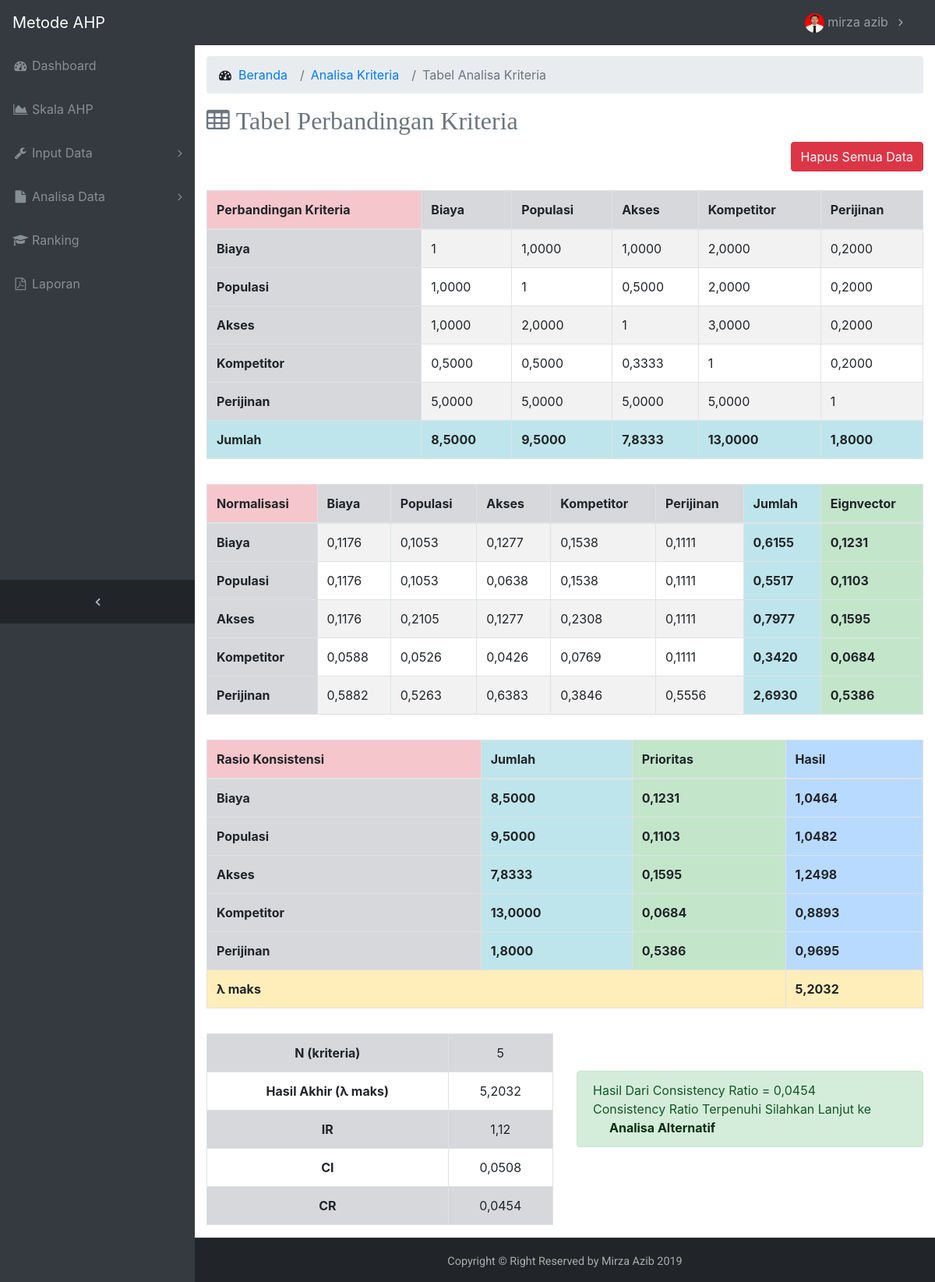
Page /login/main/index.php?halaman=analisa_kriteria-tabel (signed in) on the committed database.
### tables this page shows
CREATE TABLE `users` (
  `id_pengguna` varchar(6) NOT NULL,
  `nama` varchar(30) NOT NULL,
  `role` enum('Admin','Member') NOT NULL,
  `username` varchar(20) NOT NULL,
  `password` varchar(32) NOT NULL,
  `foto` varchar(20) NOT NULL
);

CREATE TABLE `data_kriteria` (
  `id_kriteria` varchar(3) NOT NULL,
  `nama_kriteria` varchar(20) NOT NULL,
  `jumlah_kriteria` double NOT NULL,
  `bobot_kriteria` double NOT NULL
);

CREATE TABLE `analisa_kriteria` (
  `kriteria_pertama` varchar(2) NOT NULL,
  `nilai_analisa_kriteria` double NOT NULL,
  `hasil_analisa_kriteria` double NOT NULL,
  `kriteria_kedua` varchar(2) NOT NULL
);

### login/includes/profile_inc.php (called while the page is built, shortened)
<?php
class Profile {
	private $conn;
	private $table_name= "users";
	public $id;
	public function __construct($db) {
			$this->conn = $db;
	}
	function read() {
		$query = "SELECT * FROM {$this->table_name} WHERE id_pengguna=? LIMIT 0,1";
		$stmt = $this->conn->prepare($query);
		$stmt->bindParam(1, $this->id);
		$stmt->execute();
		$row = $stmt->fetch(PDO::FETCH_ASSOC);
		$this->foto = $row['foto'];
	}
}
?>

### login/includes/bobot_inc.php (called while the page is built, shortened)
<?php
class Bobot {
	private $conn;
	private $table_name = "analisa_kriteria";
	public function __construct($db) {
		$this->conn = $db;
	}
	function readAll1($a, $b) {
		$query = "SELECT * FROM {$this->table_name} WHERE kriteria_pertama = '$a' AND kriteria_kedua = '$b' LIMIT 0,1";
		$stmt = $this->conn->prepare( $query );
		$stmt->execute();
		$row = $stmt->fetch(PDO::FETCH_ASSOC);
		$this->kp = $row['nilai_analisa_kriteria'];
	}
	function readAll2() {
		$query = "SELECT * FROM data_kriteria";
		$stmt = $this->conn->prepare( $query );
		$stmt->execute();
		return $stmt;
	}
	function countAll() {
		$query = "SELECT * FROM data_kriteria";
		$stmt = $this->conn->prepare( $query );
		$stmt->execute();
		return $stmt->rowCount();
	}
	function readSum1($a) {
		$query = "SELECT sum(nilai_analisa_kriteria) AS jumkr FROM {$this->table_name} WHERE kriteria_kedua='$a'";
		$stmt = $this->conn->prepare( $query );
		$stmt->execute();
		$row = $stmt->fetch(PDO::FETCH_ASSOC);
		$this->nak = $row['jumkr'];
	}
	function getIr($n) {
		switch ($n) {
		case 5:
			$r = 1.12;
			break;
		}
		return $r;
	}
	function readSum2($a) {
		$query = "SELECT sum(hasil_analisa_kriteria) AS jumlah FROM {$this->table_name} WHERE kriteria_pertama='$a'";
		$stmt = $this->conn->prepare( $query );
		$stmt->execute();
		$row = $stmt->fetch(PDO::FETCH_ASSOC);
		$this->hak = $row['jumlah'];
	}
}

### login/main/analisa_kriteria-tabel.php (the view, shortened to what this page needs)
<?php
include_once('../includes/bobot_inc.php');
$conn = new Config();
$db = $conn->getConnection();
$bobotObj = new Bobot($db);
$count = $bobotObj->countAll();
?>
<div class="row">
	<div class="col-xs-12 col-sm-12 col-md-12">
  	<ol class="breadcrumb">
		  <li class="breadcrumb-item"><i class="fa fa-dashboard"></i> <a href="index.php">&nbspBeranda</a></li>
		  <li class="breadcrumb-item"><a href="index.php?halaman=analisa_kriteria">Analisa Kriteria</a></li>
		  <li class="breadcrumb-item active">Tabel Analisa Kriteria</li>
		</ol>
    <h2 class="page-header head-font text-muted">
        <span class="fa fa-table"></span>&nbspTabel Perbandingan Kriteria
    </h2>
  </div>
</div>
<div class="row">
  <div class="col-12 text-right">
    <form method="post">
      <button name="hapus" class="btn btn-danger">Hapus Semua Data</button>
    </form>
  </div>
</div>
<div class="row">
  <div class="col-xs-12 col-sm-12 col-md-12">
		<br/>
		<div class="table-responsive mb-3">
			<table class="table table-striped table-bordered table-hover">
				<thead>
					<tr>
						<th class="table-danger">Perbandingan Kriteria</th>
						<?php $bobots1 = $bobotObj->readAll2(); while ($row = $bobots1->fetch(PDO::FETCH_ASSOC)): ?>
						<th class="table-secondary"><?=$row['nama_kriteria'] ?></th>
						<?php endwhile; ?>
					</tr>
				</thead>
				<tbody>
					<?php $bobots2 = $bobotObj->readAll2(); while ($baris = $bobots2->fetch(PDO::FETCH_ASSOC)): ?>
						<tr>
							<th class="table-secondary active"><?=$baris['nama_kriteria'] ?></th>
							<?php $bobots3 = $bobotObj->readAll2(); while ($kolom = $bobots3->fetch(PDO::FETCH_ASSOC)): ?>
								<td>
									<?php
									if ($baris['id_kriteria'] == $kolom['id_kriteria']) {
										echo '1';
									} else {
										$bobotObj->readAll1($baris['id_kriteria'], $kolom['id_kriteria']);
										echo number_format($bobotObj->kp, 4, ',', '.');
									}
									?>
								</td>
							<?php endwhile; ?>
						</tr>
					<?php endwhile; ?>
				</tbody>
				<tfoot>
					<tr class="table-info">
						<th>Jumlah</th>
						<?php $stmt5 = $bobotObj->readAll2(); while ($row = $stmt5->fetch(PDO::FETCH_ASSOC)): ?>
							<th>
								<?php
									$bobotObj->readSum1($row['id_kriteria']);
									echo number_format($bobotObj->nak, 4, ',', '.');
									$bobotObj->insert3($bobotObj->nak, $row['id_kriteria']);
								?>
							</th>
						<?php endwhile; ?>
					</tr>
				</tfoot>
			</table>
		</div>
		<div class="table-responsive mb-3">
			<table width="100%" class="table table-striped table-bordered table-hover">
				<thead>
					<tr>
						<th class="table-danger">Normalisasi</th>
						<?php $bobots1x = $bobotObj->readAll2(); while ($row2x = $bobots1x->fetch(PDO::FETCH_ASSOC)): ?>
						<th class="table-secondary"><?=$row2x['nama_kriteria'] ?></th>
						<?php endwhile; ?>
						<th class="table-info table-stripped">Jumlah</th>
						<th class="table-success">Eignvector</th>
					</tr>
				</thead>
				<tbody>
					<?php $bobots2x = $bobotObj->readAll2(); while ($baris = $bobots2x->fetch(PDO::FETCH_ASSOC)): ?>
						<tr>
							<th class="table-secondary active"><?=$baris['nama_kriteria'] ?></th>
							<?php $stmt4x = $bobotObj->readAll2(); while ($kolom = $stmt4x->fetch(PDO::FETCH_ASSOC)): ?>
								<td>
								<?php
									if ($baris['id_kriteria'] == $kolom['id_kriteria']) {
										$c = 1/$kolom['jumlah_kriteria'];
										$bobotObj->insert2($c, $baris['id_kriteria'], $kolom['id_kriteria']);
										echo number_format($c, 4, ',', '.');
									} else {
										$bobotObj->readAll1($baris['id_kriteria'], $kolom['id_kriteria']);
										$c = $bobotObj->kp/$kolom['jumlah_kriteria'];
										$bobotObj->insert2($c, $baris['id_kriteria'], $kolom['id_kriteria']);
										echo number_format($c, 4, ',', '.');
									}
									?>
								</td>
							<?php endwhile; ?>
							<th class="table-info">
								<?php
								$bobotObj->readSum2($baris['id_kriteria']);
								$j = $bobotObj->hak;
								echo number_format($j, 4, ',', '.');
								?>
							</th>
							<th class="table-success">
								<?php
								$bobotObj->readAvg($baris['id_kriteria']);
								$b = $bobotObj->hak;
								$bobotObj->insert4($b, $baris['id_kriteria']);
								echo number_format($b, 4, ',', '.');
								?>
							</th>
						</tr>
					<?php endwhile; ?>
				</tbody>
			</table>
		</div>
		<div class="table-responsive mb-3">
			<table width="100%" class="table table-striped table-bordered table-hover">
				<thead>
					<tr>
						<th class="table-danger">Rasio Konsistensi</th>
						<th class="table-info">Jumlah</th>
						<th class="table-success">Prioritas</th>
						<th class="table-primary">Hasil</th>
					</tr>
				</thead>
				<tbody>
					<?php $total=0; $bobots1z = $bobotObj->readAll2(); while ($row1 = $bobots1z->fetch(PDO::FETCH_ASSOC)): ?>
						<tr>
							<th class="table-secondary active"><?=$row1["nama_kriteria"]?></th>
							<th class="table-info"><?=number_format($row1["jumlah_kriteria"], 4, ',', '.')?></th>
							<th class="table-success"><?=number_format($row1["bobot_kriteria"], 4, ',', '.');?></th>
							<?php $jumlah = $row1["jumlah_kriteria"] * $row1["bobot_kriteria"]; ?>
							<th class="table-primary"><?=number_format($jumlah, 4, ',', '.');?></th>
							<?php $total += $jumlah; ?>
						</tr>
					<?php endwhile; ?>
				</tbody>
				<tfoot>
					<tr class="table-warning">
						<th colspan="3">λ maks</th>
						<th><?php $total; echo number_format($total, 4, ',', '.'); ?></th>
					</tr>
				</tfoot>
			</table>
		</div>
	</div>
</div>
<div class="row">
	<div class="col-xs-12 col-sm-12 col-md-6" style="text-align:center">
		<table width="100%" class="table table-striped table-bordered table-hover">
			<tbody>
				<tr class="table-secondary">
					<th>N (kriteria)</th>
					<td><?=$count?></td>
				</tr>
				<tr>
					<th>Hasil Akhir (λ maks)</th>
					<td><?=number_format($total, 4, ',', '.');?></td>
				</tr>
				<tr class="table-secondary">
					<th>IR</th>
					<?php $ir = $bobotObj->getIr($count); ?>
					<td><?php echo  number_format($ir, 2, ',', '.');?></td>
				</tr>
				<tr>
					<th>CI</th>
					<td><?php $ci = ($total-$count)/($count-1); echo number_format($ci, 4, ',', '.');?></td>
				</tr>
				<tr class="table-secondary">
					<th>CR</th>
					<td><?php $cr = $ci/$ir; echo number_format($cr, 4, ',', '.');?></td>
				</tr>
			</tbody>
		</table>
	</div>
	<?php
	if ($cr <= 0.1) {
		$color = "success";
		$link = '<a href="index.php?halaman=analisa_alternatif" class="alert alert-link">Analisa Alternatif</a>';
		$msgkonsisten = "Hasil Dari Consistency Ratio = ". number_format($cr, 4, ',', '.'). "<br>Consistency Ratio Terpenuhi Silahkan Lanjut ke ". $link;
	} else {
		$color = "danger";
		$link = '<a href="index.php?halaman=analisa_kriteria" class="alert alert-link">Analisa Kriteria</a>';
		$msgkonsisten = "Hasil Dari Consistency Ratio = ". number_format($cr, 4, ',', '.'). "<br>Consistency Ratio Tidak Terpenuhi Silahkan Kembali ke ". $link;
	}
	?>
	<div class="col-xs-12 0l-sm-12 col-md-6 mt-5">
		<div class="alert alert-<?=$color;?>" role="alert">
			<?=$msgkonsisten;?>
		</div>
	</div>
</div>

### login/main/index.php (shortened to what this page needs)
<?php
include_once '../includes/profile_inc.php';
  $conn = new Config();
  $db = $conn->getConnection();
  $pflObj = new Profile($db);
?>
<!DOCTYPE html>
<html lang="en">
<head>
  <link rel="stylesheet" href="https://stackpath.bootstrapcdn.com/bootstrap/4.3.1/css/bootstrap.min.css">
  <link href="../assets/vendor/bootstrap/css/bootstrap.min.css" rel="stylesheet">
  <link href="../assets/vendor/font-awesome/css/font-awesome.min.css" rel="stylesheet" type="text/css">
  <link href="../assets/vendor/datatables/dataTables.bootstrap4.css" rel="stylesheet">
  <link href="../assets/css/sb-admin.css" rel="stylesheet">
  <link rel="stylesheet" href="../assets/vendor/sweetalert/css/sweetalert.css">
  <link rel="stylesheet" href="../assets/vendor/toastmessage/css/jquery.toastmessage.css">
</head>
<body class="fixed-nav sticky-footer bg-dark" id="page-top">
  <nav class="navbar navbar-expand-lg navbar-dark bg-dark fixed-top" id="mainNav">
    <a class="navbar-brand" href="index.php">Metode AHP</a>
    <div class="collapse navbar-collapse" id="navbarResponsive">
      <ul class="navbar-nav navbar-sidenav" id="exampleAccordion">
        <li class="nav-item" data-toggle="tooltip" data-placement="right" title="Dashboard">
          <a class="nav-link" href="index.php">
            <i class="fa fa-fw fa-dashboard"></i>
            <span class="nav-link-text">Dashboard</span>
          </a>
        </li>
        <?php if($_SESSION['level_user'] == "Admin"): ?>
        <li class="nav-item" data-toggle="tooltip" data-placement="right" title="Skala AHP">
          <a class="nav-link" href="index.php?halaman=nilai">
            <i class="fa fa-fw fa-area-chart"></i>
            <span class="nav-link-text">Skala AHP</span>
          </a>
        </li>
        <?php endif; ?>
        <li class="nav-item" data-toggle="tooltip" data-placement="right" title="Input Data">
          <a class="nav-link nav-link-collapse collapsed" data-toggle="collapse" href="#collapseComponents" data-parent="#exampleAccordion">
            <i class="fa fa-fw fa-wrench"></i>
            <span class="nav-link-text">Input Data</span>
          </a>
        </li>
        <li class="nav-item" data-toggle="tooltip" data-placement="right" title="Analisa Data">
          <a class="nav-link nav-link-collapse collapsed" data-toggle="collapse" href="#collapseExamplePages" data-parent="#exampleAccordion">
            <i class="fa fa-fw fa-file"></i>
            <span class="nav-link-text">Analisa Data</span>
          </a>
        </li>
        <li class="nav-item" data-toggle="tooltip" data-placement="right" title="Perankingan">
          <a class="nav-link" href="index.php?halaman=perankingan">
            <i class="fa fa-fw fa-graduation-cap"></i>
            <span class="nav-link-text">Ranking</span>
          </a>
        </li>
        <li class="nav-item" data-toggle="tooltip" data-placement="right" title="Laporan">
          <a class="nav-link" href="laporan.php">
            <i class="fa fa-fw fa-file-pdf-o"></i>
            <span class="nav-link-text">Laporan</span>
          </a>
        </li>
      </ul>
      <ul class="navbar-nav sidenav-toggler">
        <li class="nav-item">
          <a class="nav-link text-center" id="sidenavToggler">
            <i class="fa fa-fw fa-angle-left"></i>
          </a>
        </li>
      </ul>
      <ul class="navbar-nav ml-auto">
        <li class="nav-item dropdown">
          <a class="nav-link dropdown-toggle mr-lg-2" id="messagesDropdown" href="#" data-toggle="dropdown" aria-haspopup="true" aria-expanded="false">
          <?php
          $id = $_SESSION['id_pengguna'];
          $pflObj->id = $id;
          $pflObj->read();
          ?>
          <img src="../assets/images/profile/<?=$pflObj->foto;?>" class="nav-images" alt=""> <?=$_SESSION['nama'];?>
          </a>
        </li>
      </ul>
    </div>
  </nav>
  <div class="content-wrapper">
    <div class="container-fluid">
    <?php
      if (isset($_GET['halaman'])) {
          if($_GET['halaman']=="analisa_kriteria-tabel"){
              include 'analisa_kriteria-tabel.php';
              }
      }
      else{
          include 'home.php';
      }
      ?>
    </div>
    <footer class="sticky-footer">
      <div class="container">
        <div class="text-center">
          <small>Copyright © Right Reserved by Mirza Azib 2019</small>
        </div>
      </div>
    </footer>
  </div>
</body>
</html>

### rows in the picture
users: foto (picture)
data_kriteria: nama_kriteria "Biaya", shows "1", analisa_kriteria.nilai_analisa_kriteria "1,0000", analisa_kriteria.nilai_analisa_kriteria "0,5000", analisa_kriteria.nilai_analisa_kriteria "5,0000", nak "8,5000", c "0,1176", j "0,6155", b "0,1231", c "0,0588", c "0,5882", jumlah_kriteria "8,5000", bobot_kriteria "0,1231", jumlah "1,0464"
data_kriteria: nama_kriteria "Populasi", analisa_kriteria.nilai_analisa_kriteria "1,0000", analisa_kriteria.nilai_analisa_kriteria "2,0000", analisa_kriteria.nilai_analisa_kriteria "0,5000", analisa_kriteria.nilai_analisa_kriteria "5,0000", nak "9,5000", c "0,1053", j "0,5517", b "0,1103", c "0,2105", c "0,0526", c "0,5263", jumlah_kriteria "9,5000", bobot_kriteria "0,1103", jumlah "1,0482"
data_kriteria: nama_kriteria "Akses", analisa_kriteria.nilai_analisa_kriteria "1,0000", analisa_kriteria.nilai_analisa_kriteria "0,5000", analisa_kriteria.nilai_analisa_kriteria "0,3333", analisa_kriteria.nilai_analisa_kriteria "5,0000", nak "7,8333", c "0,1277", c "0,0638", j "0,7977", b "0,1595", c "0,0426", c "0,6383", jumlah_kriteria "7,8333", bobot_kriteria "0,1595", jumlah "1,2498"
data_kriteria: nama_kriteria "Kompetitor", analisa_kriteria.nilai_analisa_kriteria "2,0000", analisa_kriteria.nilai_analisa_kriteria "3,0000", shows "1", analisa_kriteria.nilai_analisa_kriteria "5,0000", nak "13,0000", c "0,1538", c "0,2308", c "0,0769", j "0,3420", b "0,0684", c "0,3846", jumlah_kriteria "13,0000", bobot_kriteria "0,0684", jumlah "0,8893"
data_kriteria: nama_kriteria "Perijinan", analisa_kriteria.nilai_analisa_kriteria "0,2000", shows "1", nak "1,8000", c "0,1111", c "0,5556", j "2,6930", b "0,5386", jumlah_kriteria "1,8000", bobot_kriteria "0,5386", jumlah "0,9695"

### other values in the picture
$_SESSION['nama'] "mirza azib"
$total "5,2032"
$count "5"
$ir "1,12"
$ci "0,0508"
$cr "0,0454"
